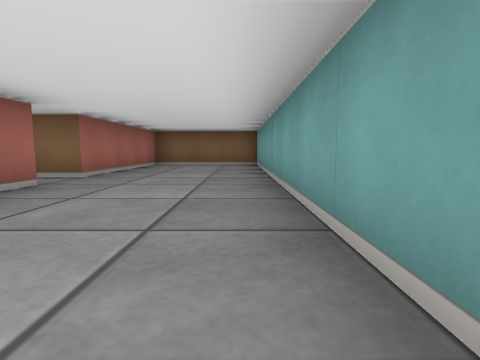
view 1 (above)

24 first-person views from a walk through a cub3D maze. The camera is about half as high as the walls, tilts 6° down and sees 80° across. The floor is counted in squares. Each view is taken from the middle of a square. On the plan, view 1 faces up. The plan holds only what a view shows up to about 9 squares ahead; the rest is blank.

view 2
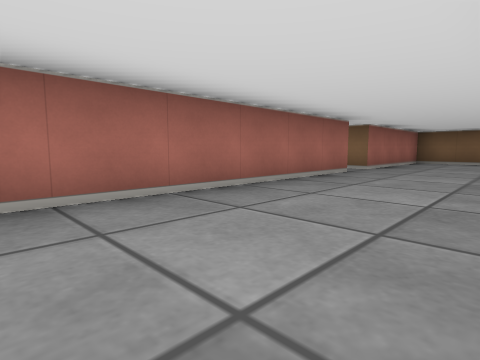

view 3
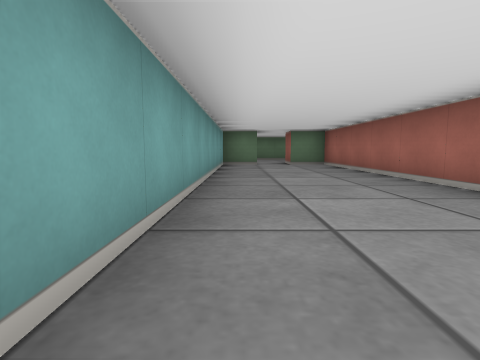

view 4
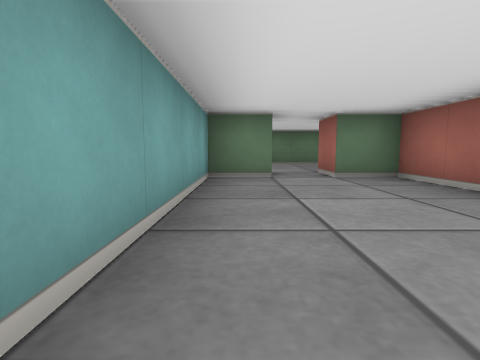

view 5
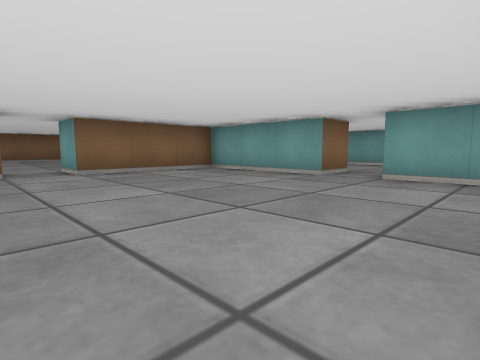

view 6
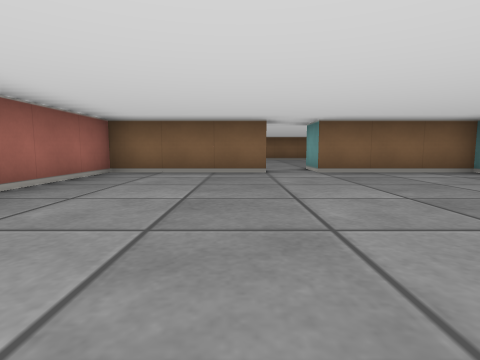

view 7
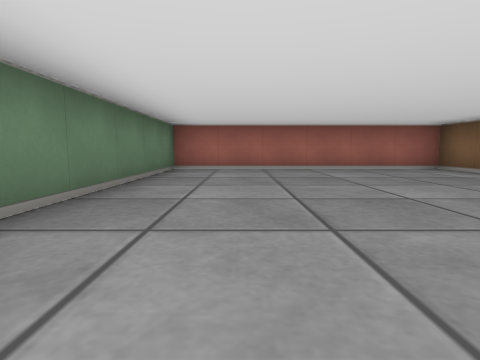

view 8
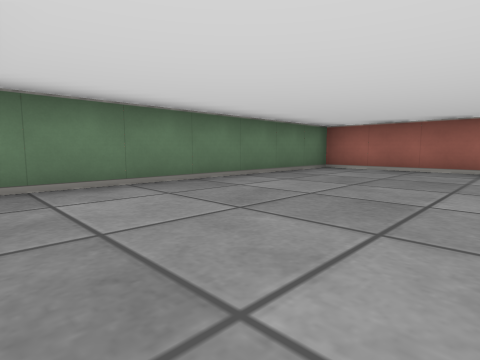

view 9
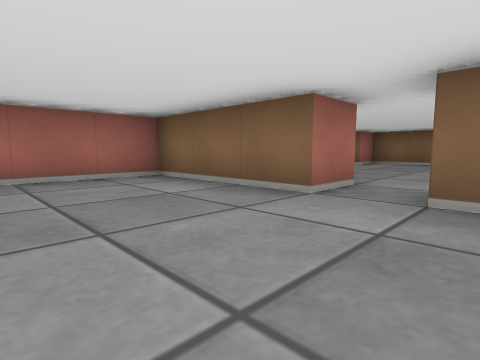

view 10
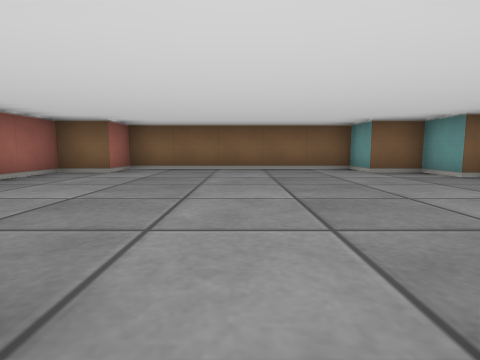

view 11
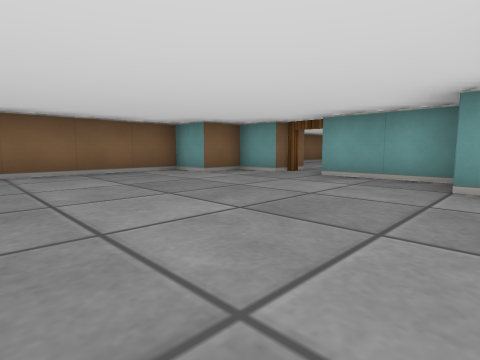

view 12
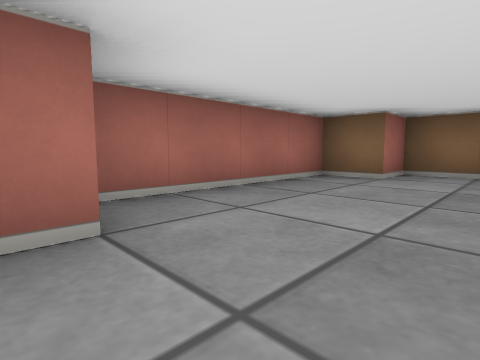

view 13
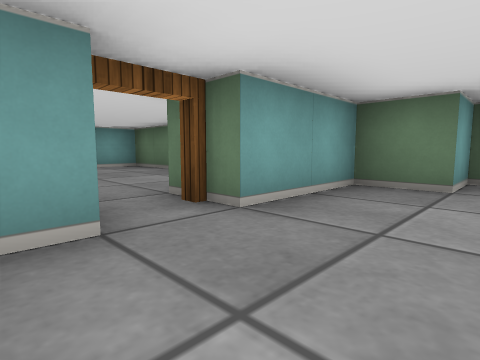

view 14
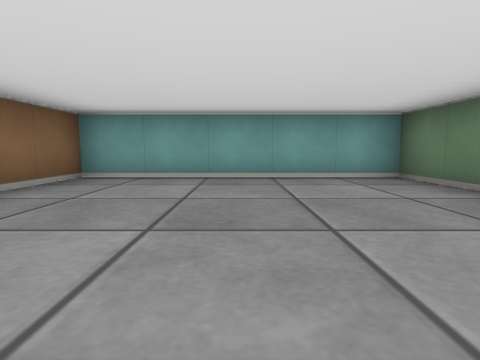

view 15
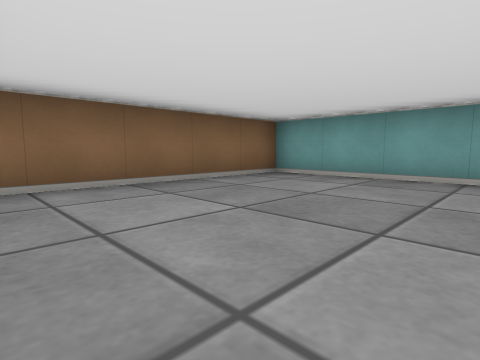

view 16
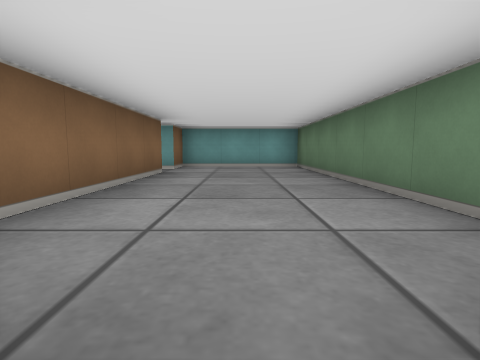

view 17
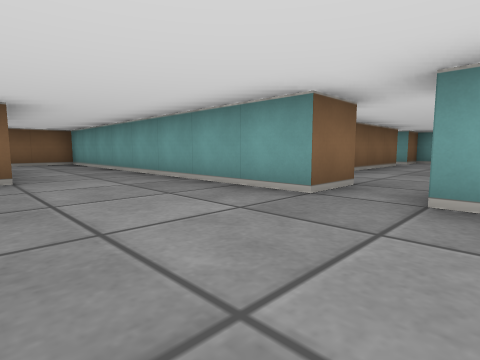

view 18
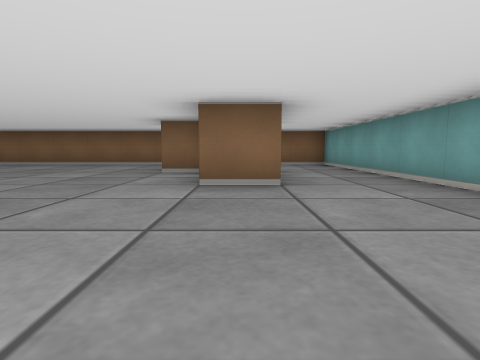

view 19
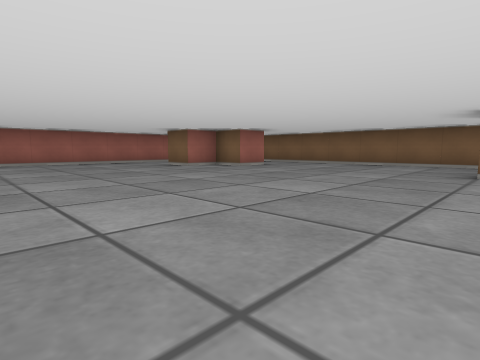

view 20
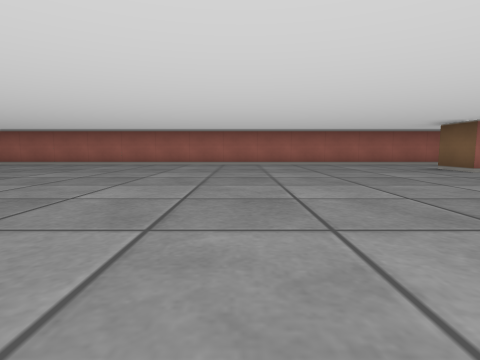

view 21
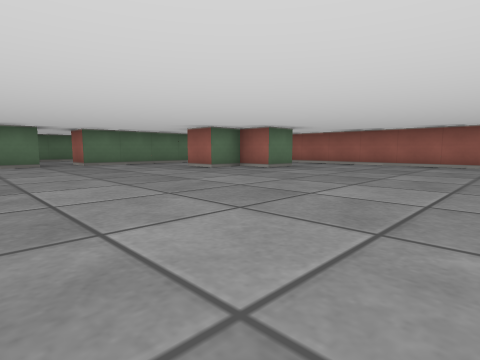

view 22
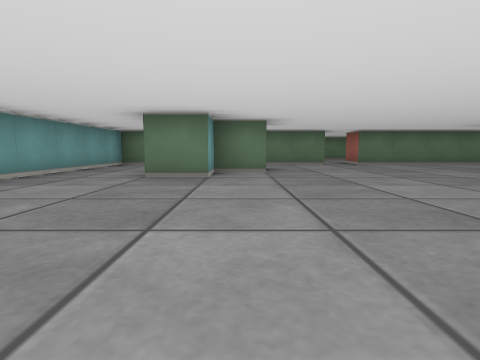

view 23
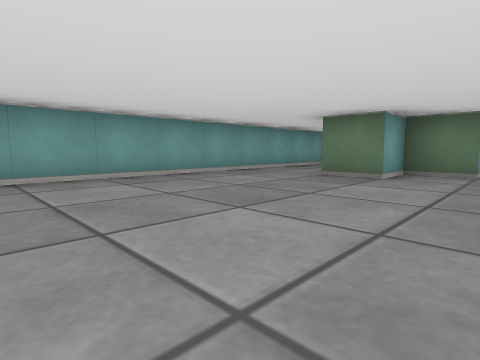

view 24
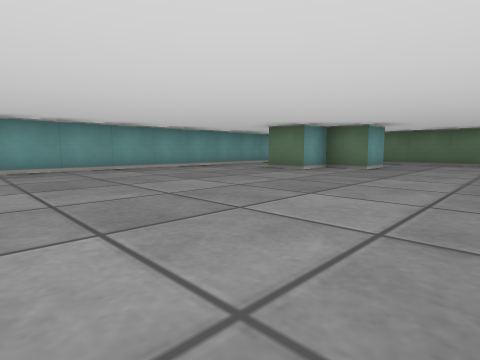

### Floor plan
Ten units are one square. View 1 is at (0, 0); x grows to the right and y downward. Boxes are objects, and circles mark ways between rooms. Rooms are numbered by the first view taken in them; rooms with no view inside come last. Other rooms are left out.
<svg viewBox="-210 -150 240 350">
<path fill="none" stroke="#000" d="M-25 -36 -25 55 -15 55 -15 65M-5 55 5 55 5 -85 -25 -85 -25 -45 -35 -45M-5 65 -5 61M-75 -75 -105 -75 -105 -15 -42 -15M-35 -45 -35 -75 -65 -75M-35 -24 -35 -35M-75 -86 -75 -75M-95 -96 -95 -90M-65 -75 -65 -85M-45 -85 -45 -95 -35 -95 -35 -115M-35 -125 -35 -135 -45 -135 -45 -145 -95 -145 -95 -135 -105 -135 -105 -98M8 -95 25 -95 25 -145 -18 -145M-15 65 -52 65M-52 95 5 95 5 65 -5 65M-64 75 -75 75M-94 45 -105 45M-75 75 -75 -5 -90 -5M-186 145 -175 145 -175 155 -165 155 -165 165M-108 25 -115 25M-165 15 -165 25 -175 25 -175 35 -185 35M-115 166 -115 155 -105 155 -105 145 -95 145M-75 145 -75 85M-136 185 -108 185M-205 20 -205 151M-118 -5 -171 -5M-181 185 -145 185 -145 195M-82 185 -75 185 -75 145"/>
<circle cx="-30" cy="-40" r="3" fill="#2a7"/>
<circle cx="-10" cy="60" r="3" fill="#2a7"/>
<circle cx="-70" cy="-80" r="3" fill="#2a7"/>
<circle cx="-30" cy="-120" r="3" fill="#2a7"/>
<circle cx="-70" cy="80" r="3" fill="#2a7"/>
<circle cx="-105" cy="175" r="3" fill="#2a7"/>
<circle cx="-85" cy="155" r="3" fill="#2a7"/>
<text x="-10" y="-10">1</text>
<text x="-70" y="-50">2</text>
<text x="-70" y="-110">3</text>
<text x="0" y="-120">4</text>
<text x="-30" y="80">5</text>
<text x="-140" y="90">6</text>
<text x="-90" y="170">7</text>
</svg>
Room 1 opens to room 2. Room 1 opens to room 5. Room 2 opens to room 3. Room 3 opens to room 4. Room 5 opens to room 6. Room 6 opens to room 7.

Where each view was taken, in squares from view 1:
view 1: 0 up, 0 right, facing up
view 2: 2 down, 0 right, facing up-left
view 3: 3 up, 0 right, facing down
view 4: 1 down, 0 right, facing down
view 5: 2 up, 8 left, facing up-right
view 6: 2 up, 8 left, facing up
view 7: 3 up, 4 left, facing left
view 8: 5 up, 4 left, facing down-left
view 9: 5 up, 6 left, facing up-left
view 10: 8 up, 7 left, facing up
view 11: 9 up, 8 left, facing up-right
view 12: 9 up, 8 left, facing up-left
view 13: 13 up, 5 left, facing down-right
view 14: 12 up, 2 left, facing right
view 15: 11 up, 2 left, facing up-right
view 16: 8 down, 7 left, facing right
view 17: 9 down, 10 left, facing up-right
view 18: 8 down, 10 left, facing up
view 19: 8 down, 11 left, facing up-left
view 20: 8 down, 12 left, facing left
view 21: 10 down, 12 left, facing down-left
view 22: 10 down, 11 left, facing down
view 23: 10 down, 12 left, facing down-right
view 24: 9 down, 14 left, facing down-right
